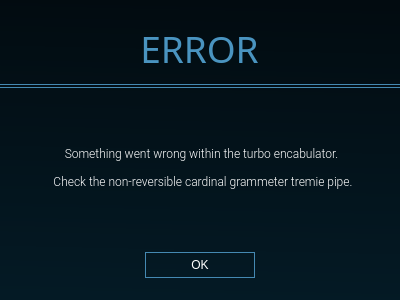
<?xml version="1.0" encoding="UTF-8"?>
<ui version="4.0">
 <class>Dialog</class>
 <widget class="QDialog" name="Dialog">
  <property name="geometry">
   <rect>
    <x>0</x>
    <y>0</y>
    <width>400</width>
    <height>300</height>
   </rect>
  </property>
  <property name="cursor">
   <cursorShape>ArrowCursor</cursorShape>
  </property>
  <property name="windowTitle">
   <string>Oops!</string>
  </property>
  <property name="windowIcon">
   <iconset>
    <normaloff>graphics/icon.png</normaloff>graphics/icon.png</iconset>
  </property>
  <property name="statusTip">
   <string/>
  </property>
  <property name="styleSheet">
   <string notr="true">background: qlineargradient(spread:pad, x1:0.502975, y1:0, x2:0.473, y2:1, stop:0 rgba(2, 11, 16, 255), stop:1 rgba(4, 26, 37, 255));</string>
  </property>
  <widget class="QDialogButtonBox" name="button">
   <property name="geometry">
    <rect>
     <x>-2</x>
     <y>250</y>
     <width>403</width>
     <height>31</height>
    </rect>
   </property>
   <property name="styleSheet">
    <string notr="true">QPushButton{
	color: white;
	background-color: transparent;
	border: 1px solid #4589b2;
	padding: 5px;
	padding-left: 45px;
	padding-right: 45px;
}

QPushButton::hover{
	background-color: rgba(255,255,255,.2);
}

QPushButton::pressed{
	border: 1px solid #00ce35;
	background-color: rgba(0,0,0,.3);
}</string>
   </property>
   <property name="orientation">
    <enum>Qt::Horizontal</enum>
   </property>
   <property name="standardButtons">
    <set>QDialogButtonBox::Ok</set>
   </property>
   <property name="centerButtons">
    <bool>true</bool>
   </property>
  </widget>
  <widget class="QLabel" name="label">
   <property name="geometry">
    <rect>
     <x>36</x>
     <y>92</y>
     <width>331</width>
     <height>151</height>
    </rect>
   </property>
   <property name="font">
    <font>
     <family>Roboto Light</family>
     <pointsize>9</pointsize>
    </font>
   </property>
   <property name="styleSheet">
    <string notr="true">color:white;
background:transparent;</string>
   </property>
   <property name="text">
    <string>Something went wrong within the turbo encabulator.
 
 Check the non-reversible cardinal grammeter tremie pipe.</string>
   </property>
   <property name="alignment">
    <set>Qt::AlignCenter</set>
   </property>
   <property name="wordWrap">
    <bool>true</bool>
   </property>
  </widget>
  <widget class="QLabel" name="label_2">
   <property name="geometry">
    <rect>
     <x>0</x>
     <y>22</y>
     <width>399</width>
     <height>53</height>
    </rect>
   </property>
   <property name="font">
    <font>
     <family>HUN-din 1451</family>
     <pointsize>28</pointsize>
    </font>
   </property>
   <property name="styleSheet">
    <string notr="true">color: #4A94C0;
background:transparent;</string>
   </property>
   <property name="text">
    <string>ERROR</string>
   </property>
   <property name="alignment">
    <set>Qt::AlignCenter</set>
   </property>
   <property name="wordWrap">
    <bool>true</bool>
   </property>
  </widget>
  <widget class="Line" name="line">
   <property name="geometry">
    <rect>
     <x>-2</x>
     <y>84</y>
     <width>407</width>
     <height>4</height>
    </rect>
   </property>
   <property name="styleSheet">
    <string notr="true">border: 1px solid #4589b2;
background-color: transparent;</string>
   </property>
   <property name="orientation">
    <enum>Qt::Horizontal</enum>
   </property>
  </widget>
 </widget>
 <resources/>
 <connections>
  <connection>
   <sender>button</sender>
   <signal>accepted()</signal>
   <receiver>Dialog</receiver>
   <slot>accept()</slot>
   <hints>
    <hint type="sourcelabel">
     <x>248</x>
     <y>254</y>
    </hint>
    <hint type="destinationlabel">
     <x>157</x>
     <y>274</y>
    </hint>
   </hints>
  </connection>
  <connection>
   <sender>button</sender>
   <signal>rejected()</signal>
   <receiver>Dialog</receiver>
   <slot>reject()</slot>
   <hints>
    <hint type="sourcelabel">
     <x>316</x>
     <y>260</y>
    </hint>
    <hint type="destinationlabel">
     <x>286</x>
     <y>274</y>
    </hint>
   </hints>
  </connection>
 </connections>
</ui>
